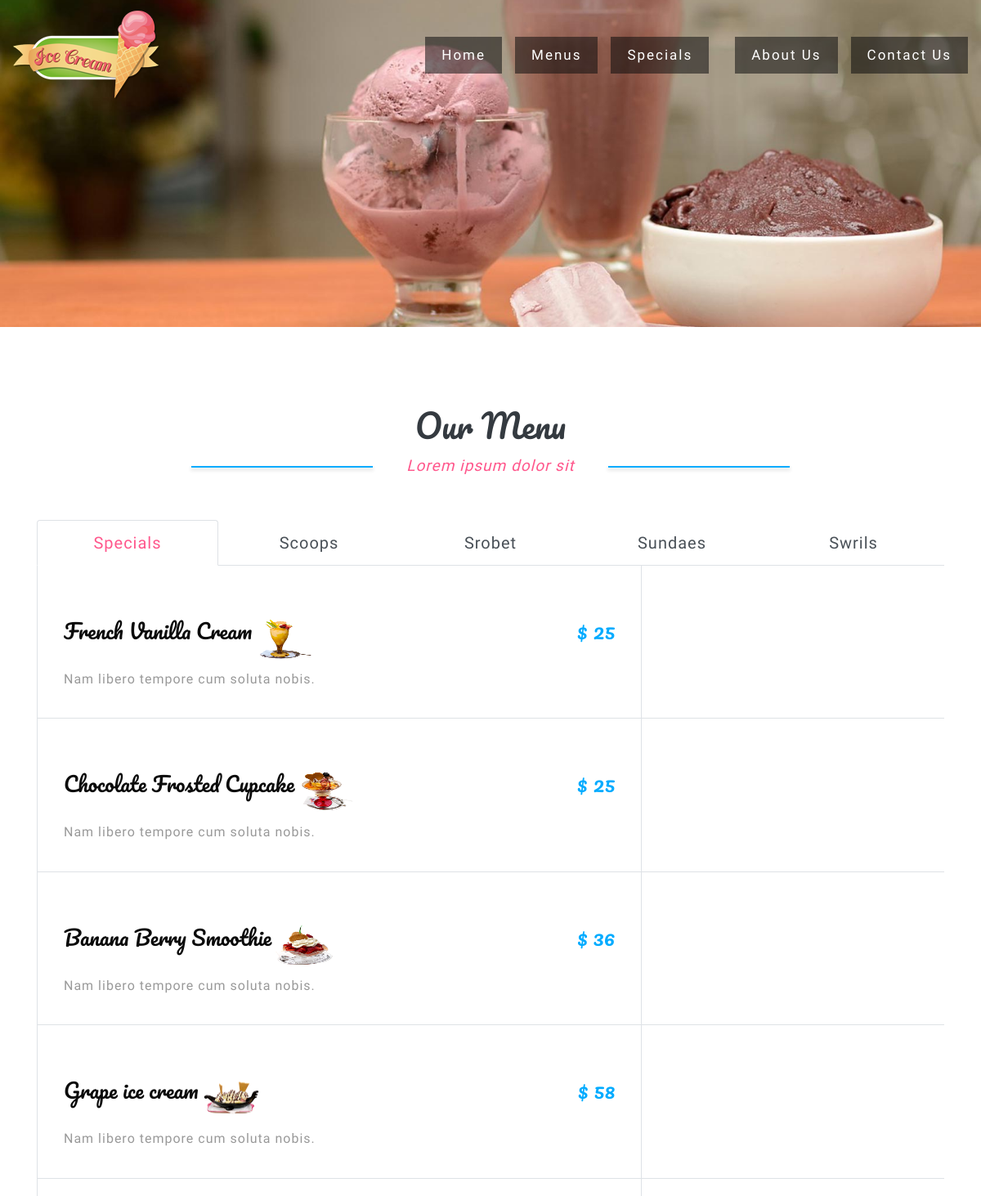
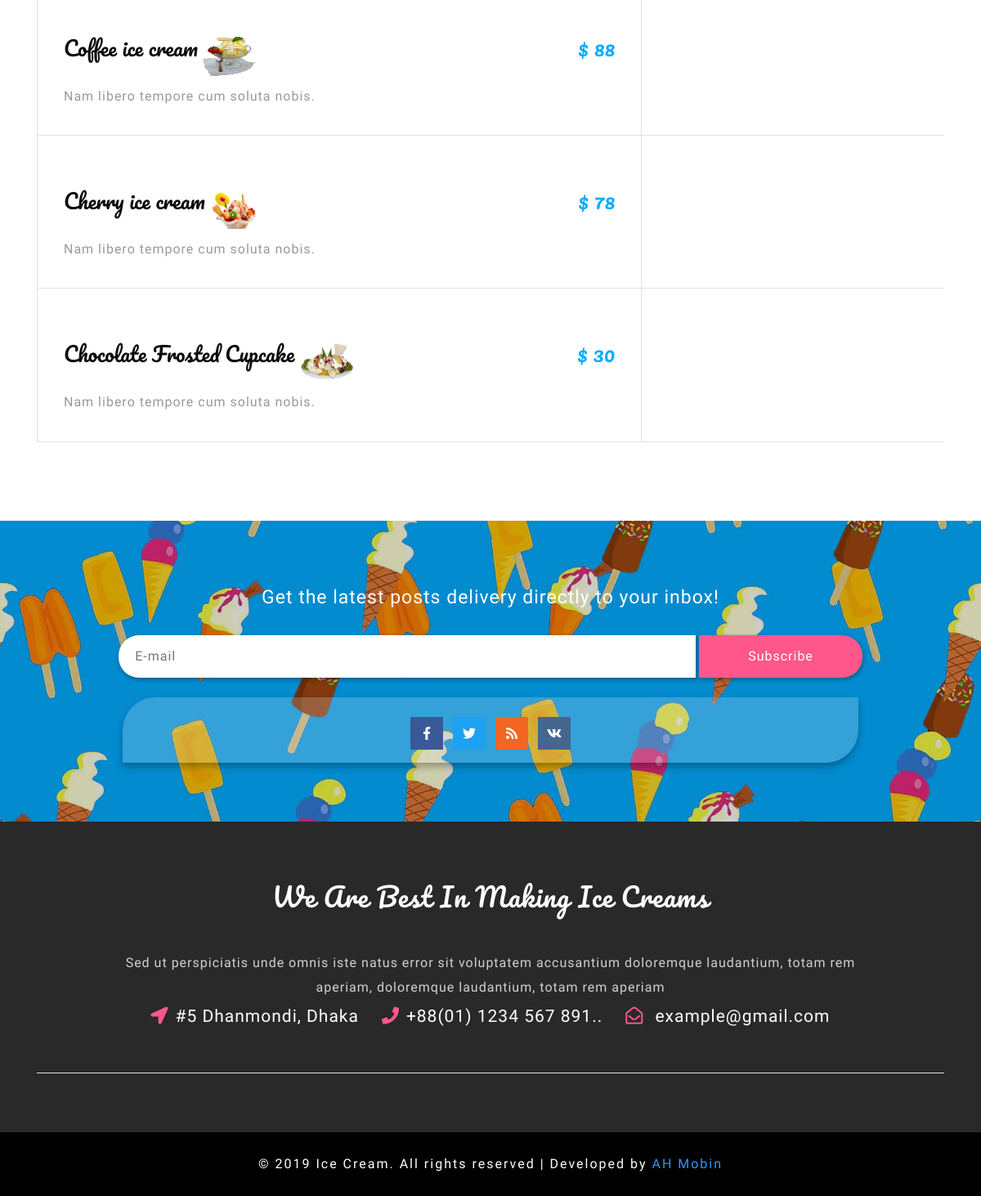
Page /menu.php on the committed database (2 pictures, top to bottom).
### tables this page shows
CREATE TABLE IF NOT EXISTS `menus` (
  `menu_id` int(11) NOT NULL,
  `menu_category` varchar(255) NOT NULL,
  `menu_name` varchar(255) NOT NULL,
  `menu_desc` varchar(255) NOT NULL,
  `menu_price` int(100) NOT NULL,
  `menu_img` varchar(250) NOT NULL
);

CREATE TABLE IF NOT EXISTS `footers` (
  `foo_id` int(11) NOT NULL,
  `foo_heading` varchar(255) NOT NULL,
  `foo_desc` varchar(255) NOT NULL,
  `foo_location` varchar(255) NOT NULL,
  `foo_phone` varchar(100) NOT NULL,
  `foo_email` varchar(255) NOT NULL,
  `foo_copyright` varchar(100) NOT NULL,
  `foo_devname` varchar(255) NOT NULL,
  `foo_devlink` varchar(255) NOT NULL
);

### menu.php (the view, shortened to what this page needs)
<?php
require 'header.php';
require 'database/config.db.php';
$selectMenuSpecial = "SELECT * FROM menus WHERE menu_category='special'";
$MenuSpecialReslut = mysqli_query($connect, $selectMenuSpecial);
$selectMenuScoops = "SELECT * FROM menus WHERE menu_category='scoops'";
$MenuScoopsReslut = mysqli_query($connect, $selectMenuScoops);
$selectMenuSrobet = "SELECT * FROM menus WHERE menu_category='srobet'";
$MenuScobetReslut = mysqli_query($connect, $selectMenuSrobet);
?>
	<div class="banner-2">
	</div>
	<div class="section main-menu py-5">
		<div class="container py-xl-5 py-lg-3">
			<div class="title-heading text-center mb-sm-5 mb-4">
				<h3 class="title text-capitalize text-dark">our menu</h3>
				<p class="title-text font-weight-light font-italic mt-2">Lorem ipsum dolor sit</p>
			</div>
			<ul class="nav nav-tabs" id="myTab" role="tablist">
				<li class="nav-item">
					<a class="nav-link active" data-toggle="tab" href="#tabmenu1" role="tab" aria-selected="true">Specials</a>
				</li>
				<li class="nav-item">
					<a class="nav-link" data-toggle="tab" href="#tabmenu2" role="tab" aria-selected="false">Scoops</a>
				</li>
				<li class="nav-item">
					<a class="nav-link" data-toggle="tab" href="#tabmenu1" role="tab" aria-selected="false">Srobet</a>
				</li>
				<li class="nav-item">
					<a class="nav-link" data-toggle="tab" href="#tabmenu2" role="tab" aria-selected="false">Sundaes</a>
				</li>
				<li class="nav-item">
					<a class="nav-link" data-toggle="tab" href="#tabmenu1" role="tab" aria-selected="false">Swrils</a>
				</li>
			</ul>
			<div class="tab-content" id="myTabContent">
				<div class="tab-pane fade show active" id="tabmenu1" role="tabpanel">
					<?php foreach($MenuSpecialReslut as $special){ ?>
					<div class="d-flex border-bottom border-left">
						<div class="col-md-8 agileinfo-tab-content1 border-right">
							<div class="menu-text-right1">
								<div class="menu-title">
									<h4><?php echo $special['menu_name'] ?></h4>
								</div>
								<div class="menu-price">
									<h4 class="price-clr">$ <?php echo $special['menu_price'] ?></h4>
								</div>
								<div class="menu-images">
									<img src="admin/uploads/images/menus/<?php echo $special['menu_img']?>" width="80" height="50">
								</div>
								<p> <?php echo $special['menu_desc'] ?></p>
							</div>
						</div>
					</div>
					<?php } ?>
				</div>
				<div class="tab-pane fade show active" id="tabmenu2" role="tabpanel">
					<?php foreach($MenuScoopsReslut as $scoops){ ?>
					<div class="d-flex border-bottom border-left">
						<div class="col-md-8 agileinfo-tab-content1 border-right">
							<div class="menu-text-right1">
								<div class="menu-title">
									<h4><?php echo $scoops['menu_name'] ?></h4>
								</div>
								<div class="menu-price">
									<h4 class="price-clr">$ <?php echo $scoops['menu_price'] ?></h4>
								</div>
								<div class="menu-images">
									<img src="admin/uploads/images/menus/<?php echo $scoops['menu_img']?>" width="80" height="50">
								</div>
								<p> <?php echo $scoops['menu_desc'] ?></p>
							</div>
						</div>
					</div>
					<?php } ?>
				</div>
				<div class="tab-pane fade show active" id="tabmenu3" role="tabpanel">
					<?php foreach($MenuScobetReslut as $srobet){ ?>
					<div class="d-flex border-bottom border-left">
						<div class="col-md-8 agileinfo-tab-content1 border-right">
							<div class="menu-text-right1">
								<div class="menu-title">
									<h4><?php echo $srobet['menu_name'] ?></h4>
								</div>
								<div class="menu-price">
									<h4 class="price-clr">$ <?php echo $srobet['menu_price'] ?></h4>
								</div>
								<div class="menu-images">
									<img src="admin/uploads/images/menus/<?php echo $srobet['menu_img']?>" width="80" height="50">
								</div>
								<p> <?php echo $srobet['menu_desc'] ?></p>
							</div>
						</div>
					</div>
					<?php } ?>
				</div>
			</div>
		</div>
	</div>
<?php
require 'footer.php';
 ?>

### footer.php (shortened to what this page needs)
<div class="footer-top py-4 text-center">
	<div class="container py-xl-5 py-lg-3">
		<div class="agile-newsletter">
			<p class="text-white">Get the latest posts delivery directly to your inbox!</p>
			<form action="admin/inc/subscribed.php" method="post" class="my-4">
				<input type="email" placeholder="E-mail" name="s_email" required="">
				<input type="submit" name="sub_mit" value="Subscribe">
			</form>
		</div>
		<div class="footercopy-social py-3">
			<ul>
				<li>
					<a href="#">
						<span class="fab fa-facebook-f"></span>
					</a>
				</li>
				<li class="mx-2">
					<a href="#">
						<span class="fab fa-twitter"></span>
					</a>
				</li>
				<li>
					<a href="#">
						<span class="fas fa-rss"></span>
					</a>
				</li>
				<li class="ml-2">
					<a href="#">
						<span class="fab fa-vk"></span>
					</a>
				</li>
			</ul>
		</div>
	</div>
</div>
<?php
require 'database/config.db.php';
$footer = "SELECT * FROM footers";
$footerResult = mysqli_query($connect, $footer);
$footerAssoc = mysqli_fetch_assoc($footerResult);
?>
	<div class="mkl_footer text-center py-4">
		<div class="container py-xl-5 py-4">
			<div class="mkls_footer_grid">
				<h2 class="text-white text-capitalize mb-5"><?php echo $footerAssoc['foo_heading'] ?></h2>
				<p><?php echo $footerAssoc['foo_desc'] ?></p>
			</div>
			<div class="contact-left-footer border-bottom pb-sm-5 pb-4">
				<ul>
					<li>
						<p class="text-white">
							<i class="fas fa-location-arrow mr-2"></i><?php echo $footerAssoc['foo_location'] ?></p>
					</li>
					<li class="mx-4">
						<p class="text-white">
							<i class="fas fa-phone mr-2"></i><?php echo $footerAssoc['foo_phone'] ?>.</p>
					</li>
					<li>
						<p class="text-white">
							<i class="far fa-envelope-open mr-2"></i>
							<a href="mailto:<?php echo $footerAssoc['foo_email'] ?>" class="text-white"><?php echo $footerAssoc['foo_email'] ?></a>
						</p>
					</li>
				</ul>
			</div>
		</div>
	</div>
	<div class="w3l-copy text-center py-4">
		<p class="text-white">© <?php echo $footerAssoc['foo_copyright'] ?>
			<a href="<?php echo $footerAssoc['foo_devlink'] ?>"><?php echo $footerAssoc['foo_devname'] ?></a>
		</p>
	</div>
</body>
</html>

### css/style.css (style rules this page uses)
body { padding: 0; margin: 0; background: #FFF; font-family: 'Barlow Semi Condensed', sans-serif; }
body a { transition: 0.5s all; -webkit-transition: 0.5s all; -moz-transition: 0.5s all; -o-transition: 0.5s all; -ms-transition: 0.5s all; text-decoration: none; }
input[type="button"], input[type="submit"] { transition: 0.5s all; -webkit-transition: 0.5s all; -moz-transition: 0.5s all; -o-transition: 0.5s all; -ms-transition: 0.5s all; }
h1, h2, h3, h4, h5, h6 { margin: 0; padding: 0; font-family: 'Pacifico', cursive; }
p { margin: 0; padding: 0; font-family: 'Barlow Semi Condensed', sans-serif; font-size: 16px; letter-spacing: 1px; line-height: 1.9; color: #999; }
ul, ol { margin: 0; padding: 0; }
h3.title { font-size: 40px; }
p.title-text { color: #ff578c; font-size: 19px; position: relative; }
p.title-text:before, p.title-text:after { content: ""; background: #00abff; width: 20%; height: 2px; box-shadow: 0px 3px 4px 1px rgba(0, 0, 0, 0.09); position: absolute; top: 50%; }
p.title-text:before { left: 17%; }
p.title-text:after { right: 17%; }
.footer-top { background: url(../images/bg3.jpg) no-repeat center; background-size: cover; -webkit-background-size: cover; -moz-background-size: cover; -o-background-size: cover; -ms-background-size: cover; }
.agile-newsletter p { font-size: 23px; }
.agile-newsletter input[type="email"] { border: none; width: 60%; outline: none; border-radius: 25px 0 0 25px; padding: 14px 20px; font-size: 16px; color: #000; letter-spacing: 1px; box-sizing: content-box; box-shadow: 1px 2px 4px 1px rgba(0, 0, 0, 0.27); }
.agile-newsletter input[type="submit"] { outline: none; color: #fff; padding: 14px 60px; letter-spacing: 1px; font-size: 16px; border-radius: 0 25px 25px 0; background: #ff578c; border: none; box-shadow: 1px 2px 4px 1px rgba(0, 0, 0, 0.27); -webkit-transition: 0.5s all; -moz-transition: 0.5s all; -o-transition: 0.5s all; -ms-transition: 0.5s all; transition: 0.5s all; }
.mkl_footer { background: #292929; }
.mkls_footer_grid h2 { font-size: 32px; letter-spacing: 1px; }
.mkls_footer_grid p { max-width: 900px; margin: 0 auto; color: #d2d2d2; }
.footercopy-social ul { padding: 0; margin: 0; margin-top: 8px; }
.footercopy-social ul li { display: inline-block; }
.footercopy-social ul li a { color: #333; text-align: center; }
.footercopy-social ul li a span.fa-facebook-f { background: #3b5998; }
.footercopy-social ul li a span.fa-twitter { background: #1da1f2; }
.footercopy-social ul li a span.fa-rss { background: #f26522; }
.footercopy-social ul li a span.fa-vk { background: #45668e; }
.footercopy-social ul li a span { height: 40px; width: 40px; line-height: 40px; color: #fff; transition: 0.5s all; -webkit-transition: 0.5s all; -moz-transition: 0.5s all; -o-transition: 0.5s all; -ms-transition: 0.5s all; }
.footercopy-social { background: rgba(249, 248, 248, 0.2); max-width: 900px; margin: 0 auto; border-radius: 40px 0; box-shadow: 0px 5px 9px 0px rgba(0, 0, 0, 0.28); }
.contact-left-footer ul li { display: inline-block; }
.contact-left-footer ul li p { font-size: 21px; }
.contact-left-footer ul li p i { color: #ff578c; }
.w3l-copy { background: #000; }
.w3l-copy p { letter-spacing: 2px; }
.w3l-copy p a { color: #3095fd; -webkit-transition: 0.5s all; -moz-transition: 0.5s all; -o-transition: 0.5s all; -ms-transition: 0.5s all; transition: 0.5s all; }
.banner-2 { background: url(../images/b1.jpg) no-repeat center; background-size: cover; -webkit-background-size: cover; -moz-background-size: cover; -o-background-size: cover; -ms-background-size: cover; min-height: 450px; }
.menu-text-right h4, .menu-text-right1 h4 { font-size: 25px; color: #0a0a0a; display: inline; }
h4.price-clr { color: #00abff; }
.menu-text-right p, .menu-text-right1 p { margin-top: 10px; }
.menu-title { float: left; }
.agileinfo-tab-content1 { padding: 2em; }
.menu-price { float: right; }
.nav-tabs .nav-link { font-size: 20px; letter-spacing: 1px; padding: 12px 0; text-align: center; color:#495057; }
.nav-tabs li.nav-item { width: 20%; }
.nav-tabs .nav-link.active, .nav-tabs .nav-item.show .nav-link { color: #ff578c; }
.agileinfo-tab-content1:nth-child(1),.agileinfo-tab-content1:nth-child(2) { padding-top: 4em; }
@media (max-width: 1366px) { .banner-2 { min-height: 400px; } }

### rows in the picture
menus: menu_name "French Vanilla Cream", menu_price "25", menu_img (picture), menu_desc "Nam libero tempore cum soluta nobis."
menus: menu_name "Chocolate Frosted Cupcake", menu_price "25", menu_img (picture), menu_desc "Nam libero tempore cum soluta nobis."
menus: menu_name "Banana Berry Smoothie", menu_price "36", menu_img (picture), menu_desc "Nam libero tempore cum soluta nobis."
menus: menu_name "Grape ice cream", menu_price "58", menu_img (picture), menu_desc "Nam libero tempore cum soluta nobis."
menus: menu_name "Coffee ice cream", menu_price "88", menu_img (picture), menu_desc "Nam libero tempore cum soluta nobis."
menus: menu_name "Cherry ice cream", menu_price "78", menu_img (picture), menu_desc "Nam libero tempore cum soluta nobis."
menus: menu_name "Chocolate Frosted Cupcake", menu_price "30", menu_img (picture), menu_desc "Nam libero tempore cum soluta nobis."
footers: foo_heading "We Are Best In Making Ice Creams", foo_desc "Sed ut perspiciatis unde omnis iste natus error sit voluptatem accusantium doloremque laudantium, totam rem aperiam, doloremque laudantium, totam rem aperiam", foo_location "#5 Dhanmondi, Dhaka", foo_phone "+88(01) 1234 567 891.", foo_email "example@gmail.com", foo_copyright "2019 Ice Cream. All rights reserved | Developed by", foo_devname "AH Mobin"
